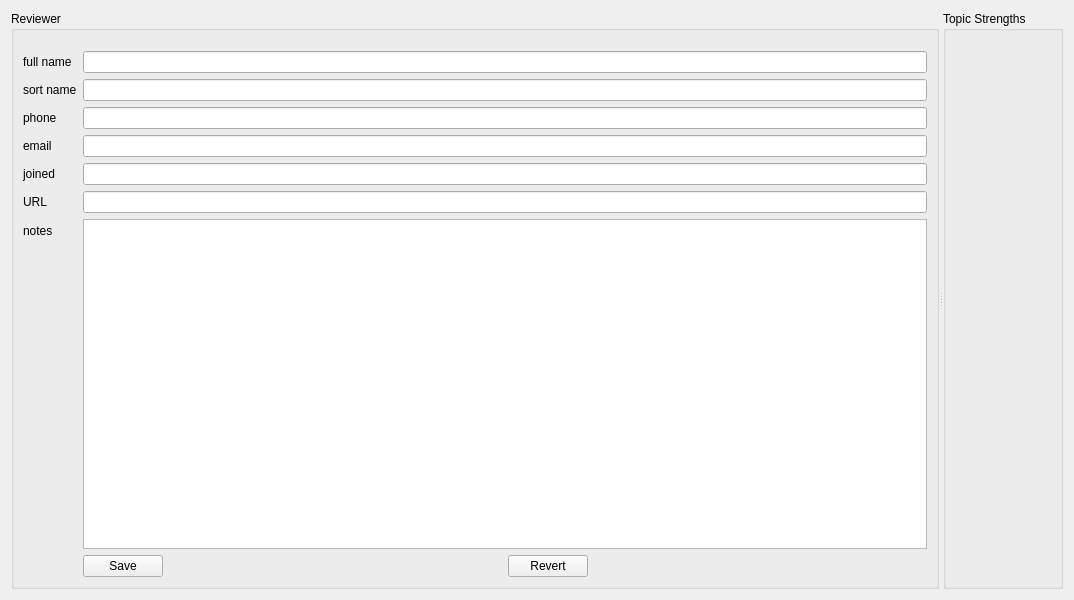
<?xml version="1.0" encoding="UTF-8"?>
<ui version="4.0">
 <class>Form</class>
 <widget class="QWidget" name="Form">
  <property name="geometry">
   <rect>
    <x>0</x>
    <y>0</y>
    <width>1074</width>
    <height>600</height>
   </rect>
  </property>
  <property name="windowTitle">
   <string>Form</string>
  </property>
  <layout class="QGridLayout" name="gridLayout">
   <item row="0" column="0">
    <widget class="QSplitter" name="splitter">
     <property name="orientation">
      <enum>Qt::Horizontal</enum>
     </property>
     <property name="childrenCollapsible">
      <bool>false</bool>
     </property>
     <widget class="QGroupBox" name="reviewer_box">
      <property name="sizePolicy">
       <sizepolicy hsizetype="Preferred" vsizetype="Preferred">
        <horstretch>0</horstretch>
        <verstretch>0</verstretch>
       </sizepolicy>
      </property>
      <property name="title">
       <string>Reviewer</string>
      </property>
      <layout class="QGridLayout" name="gridLayout_2">
       <property name="topMargin">
        <number>20</number>
       </property>
       <item row="0" column="0">
        <layout class="QFormLayout" name="formLayout">
         <item row="0" column="0">
          <widget class="QLabel" name="label">
           <property name="text">
            <string>full name</string>
           </property>
          </widget>
         </item>
         <item row="0" column="1">
          <widget class="QLineEdit" name="full_name">
           <property name="readOnly">
            <bool>false</bool>
           </property>
          </widget>
         </item>
         <item row="1" column="0">
          <widget class="QLabel" name="label_2">
           <property name="text">
            <string>sort name</string>
           </property>
          </widget>
         </item>
         <item row="1" column="1">
          <widget class="QLineEdit" name="sort_name">
           <property name="readOnly">
            <bool>false</bool>
           </property>
          </widget>
         </item>
         <item row="2" column="0">
          <widget class="QLabel" name="label_3">
           <property name="text">
            <string>phone</string>
           </property>
          </widget>
         </item>
         <item row="2" column="1">
          <widget class="QLineEdit" name="phone">
           <property name="readOnly">
            <bool>false</bool>
           </property>
          </widget>
         </item>
         <item row="3" column="0">
          <widget class="QLabel" name="label_4">
           <property name="text">
            <string>email</string>
           </property>
          </widget>
         </item>
         <item row="3" column="1">
          <widget class="QLineEdit" name="email">
           <property name="readOnly">
            <bool>false</bool>
           </property>
          </widget>
         </item>
         <item row="4" column="0">
          <widget class="QLabel" name="label_5">
           <property name="text">
            <string>joined</string>
           </property>
          </widget>
         </item>
         <item row="5" column="0">
          <widget class="QLabel" name="label_6">
           <property name="text">
            <string>URL</string>
           </property>
          </widget>
         </item>
         <item row="6" column="0">
          <widget class="QLabel" name="label_7">
           <property name="text">
            <string>notes</string>
           </property>
          </widget>
         </item>
         <item row="4" column="1">
          <widget class="QLineEdit" name="joined">
           <property name="readOnly">
            <bool>false</bool>
           </property>
          </widget>
         </item>
         <item row="5" column="1">
          <widget class="QLineEdit" name="url">
           <property name="readOnly">
            <bool>false</bool>
           </property>
          </widget>
         </item>
         <item row="6" column="1">
          <widget class="QPlainTextEdit" name="notes">
           <property name="textInteractionFlags">
            <set>Qt::TextEditorInteraction</set>
           </property>
          </widget>
         </item>
         <item row="7" column="1">
          <layout class="QHBoxLayout" name="horizontalLayout">
           <item>
            <widget class="QPushButton" name="save_pb">
             <property name="text">
              <string>Save</string>
             </property>
            </widget>
           </item>
           <item>
            <spacer name="horizontalSpacer_2">
             <property name="orientation">
              <enum>Qt::Horizontal</enum>
             </property>
             <property name="sizeHint" stdset="0">
              <size>
               <width>40</width>
               <height>20</height>
              </size>
             </property>
            </spacer>
           </item>
           <item>
            <widget class="QPushButton" name="revert_pb">
             <property name="text">
              <string>Revert</string>
             </property>
            </widget>
           </item>
           <item>
            <spacer name="horizontalSpacer">
             <property name="orientation">
              <enum>Qt::Horizontal</enum>
             </property>
             <property name="sizeHint" stdset="0">
              <size>
               <width>40</width>
               <height>20</height>
              </size>
             </property>
            </spacer>
           </item>
          </layout>
         </item>
        </layout>
       </item>
      </layout>
     </widget>
     <widget class="QGroupBox" name="topic_box">
      <property name="title">
       <string>Topic Strengths</string>
      </property>
      <property name="alignment">
       <set>Qt::AlignLeading|Qt::AlignLeft|Qt::AlignTop</set>
      </property>
      <layout class="QGridLayout" name="gridLayout_3">
       <property name="topMargin">
        <number>20</number>
       </property>
       <item row="0" column="1">
        <layout class="QGridLayout" name="topic_layout"/>
       </item>
       <item row="1" column="1">
        <spacer name="verticalSpacer">
         <property name="orientation">
          <enum>Qt::Vertical</enum>
         </property>
         <property name="sizeHint" stdset="0">
          <size>
           <width>20</width>
           <height>40</height>
          </size>
         </property>
        </spacer>
       </item>
      </layout>
     </widget>
    </widget>
   </item>
  </layout>
 </widget>
 <resources/>
 <connections/>
</ui>
